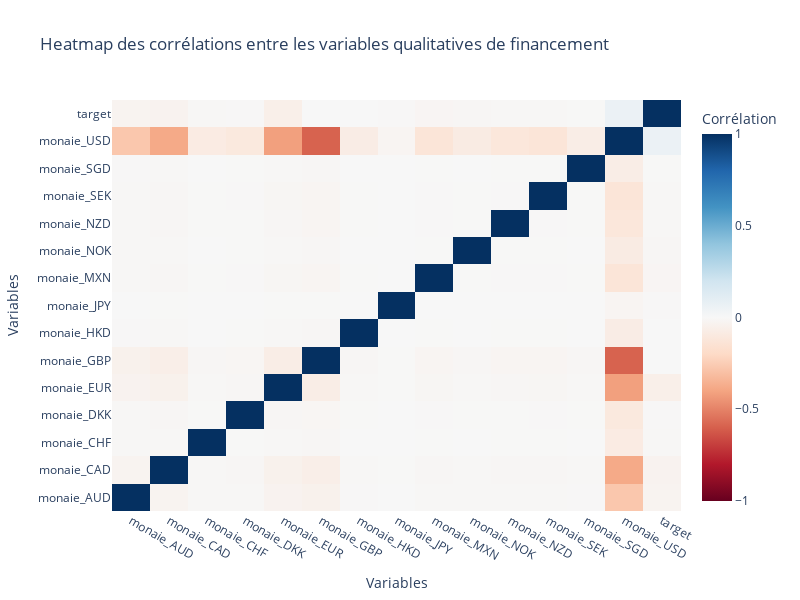

Notebook cell for this chart:
### Code cell
data_corr = financement_quanti[filter_monaie]
data_corr = data_corr.assign(target=(financement['etat'] == 'successful').astype(int))

correlation = data_corr.corr()

# Création de la heatmap avec Plotly
fig = go.Figure(data=go.Heatmap(
    z=correlation.values,
    x=correlation.columns,
    y=correlation.index,
    colorscale='RdBu',
    zmin=-1,
    zmax=1,
    colorbar=dict(title='Corrélation')
))

fig.update_layout(
    title='Heatmap des corrélations entre les variables qualitatives de financement',
    xaxis=dict(title='Variables'),
    yaxis=dict(title='Variables'),
    width=800,
    height=600
)

fig.show()

### Figure 1 — Plotly figure (JSON) as saved in the notebook; plotly's stock layout.template omitted (floating-point values rounded to 4 significant figures; data arrays with more than 128 entries replaced by an {"elided": "..."} marker saying what was removed)
{"data": [{"colorbar": {"title": {"text": "Corrélation"}}, "colorscale": [[0, "rgb(103,0,31)"], [0.1, "rgb(178,24,43)"], [0.2, "rgb(214,96,77)"], [0.3, "rgb(244,165,130)"], [0.4, "rgb(253,219,199)"], [0.5, "rgb(247,247,247)"], [0.6, "rgb(209,229,240)"], [0.7, "rgb(146,197,222)"], [0.8, "rgb(67,147,195)"], [0.9, "rgb(33,102,172)"], [1, "rgb(5,48,97)"]], "type": "heatmap", "x": ["monaie_AUD", "monaie_CAD", "monaie_CHF", "monaie_DKK", "monaie_EUR", "monaie_GBP", "monaie_HKD", "monaie_JPY", "monaie_MXN", "monaie_NOK", "monaie_NZD", "monaie_SEK", "monaie_SGD", "monaie_USD", "target"], "y": ["monaie_AUD", "monaie_CAD", "monaie_CHF", "monaie_DKK", "monaie_EUR", "monaie_GBP", "monaie_HKD", "monaie_JPY", "monaie_MXN", "monaie_NOK", "monaie_NZD", "monaie_SEK", "monaie_SGD", "monaie_USD", "target"], "z": {"elided": "15x15 float values"}, "zmax": 1, "zmin": -1}], "layout": {"height": 600, "title": {"text": "Heatmap des corrélations entre les variables qualitatives de financement"}, "width": 800, "xaxis": {"title": {"text": "Variables"}}, "yaxis": {"title": {"text": "Variables"}}}}
